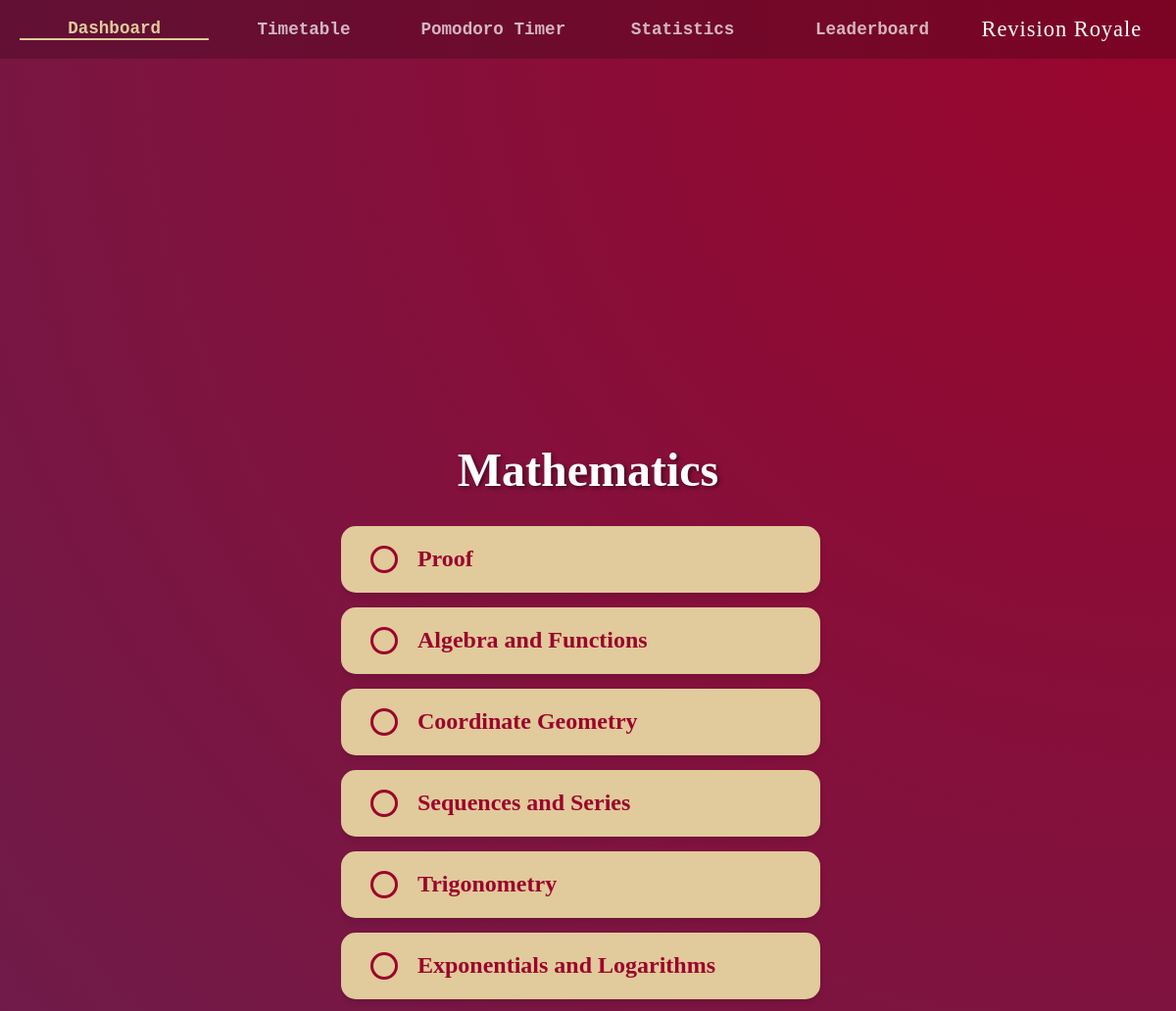
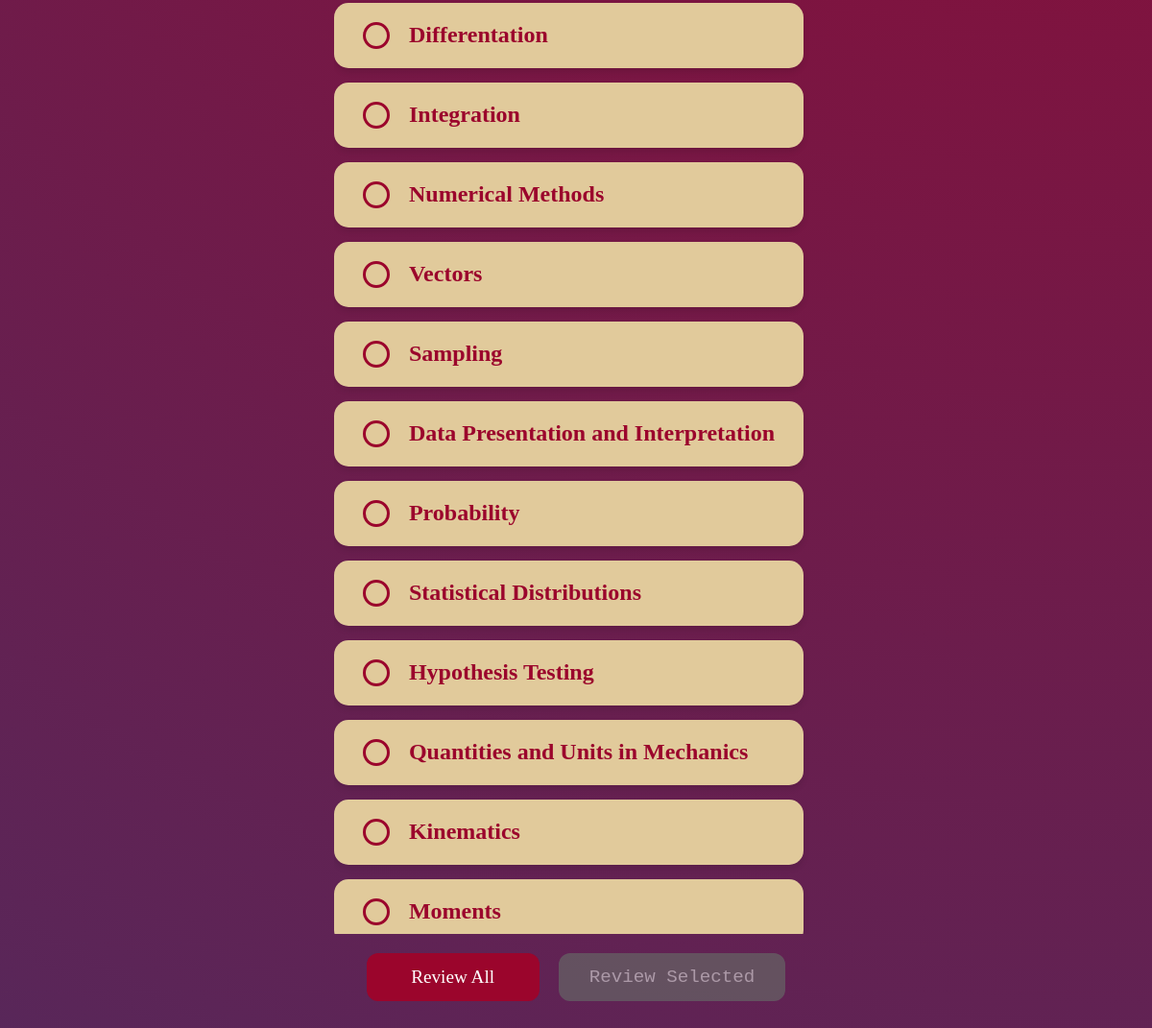
/deck_selection?SubjectID=3, run on the app's committed database (2 pictures, top to bottom).
### tables this page shows
CREATE TABLE Subjects
(SubjectID INTEGER PRIMARY KEY AUTOINCREMENT,
SubjectName TEXT,
ExamBoard TEXT,
TimeSpent INTEGER,
LastReviewed INTEGER,
Priority REAL,
Username TEXT,
FOREIGN KEY(Username) REFERENCES Users(Username));

CREATE TABLE Decks
(DeckID INTEGER PRIMARY KEY AUTOINCREMENT,
DeckName TEXT,
Username TEXT,
SubjectID TEXT,
FOREIGN KEY(Username) REFERENCES Users(Username),
FOREIGN KEY(SubjectID) REFERENCES Subjects(SubjectID));

### app.py (the view)
@app.route("/deck_selection", methods=["GET"])
def DeckSelectionPage():
    AuthHandling(session)
    Subject = ProgramDatabase.GetRecord("Subjects", AttributeValue("SubjectID", "INTEGER", request.args.get('SubjectID')))
    Subject.ChangeAttribute("LastReviewed", int(time.time()))
    ProgramDatabase.SaveRecord(Subject)
    Decks = ProgramDatabase.GetAllRecords("Decks", AttributeValue("SubjectID", "INTEGER", Subject.GetPrimaryKey().Value))
    DecksData = []
    for Deck in Decks:
        DecksData.append(Deck.ConvertToDictionary())
    return render_template("authenticated/subjects/deck_selection.html", ActivePage="dashboard", SubjectName=Subject.GetAttribute('SubjectName').Value, DecksData=DecksData)

### app.py (called while the page is built, shortened)
def AuthHandling(Session):
    global CurrentUser
    if "user" not in Session:
        return redirect("/login")

### modules.py (called while the page is built)
def GetAttributeValueFromList(Attributes: list[AttributeValue], Name: str) -> AttributeValue:
    for Attribute in Attributes:
        if Attribute.Name == Name:
            return Attribute
    return None

    def IsEmpty(self) -> bool:
        return (self.TableName == "" or self.PrimaryKey == None)

    def GetTableName(self) -> str:
        return self.TableName

    def GetPrimaryKey(self) -> AttributeValue:
        return self.PrimaryKey

    def GetAttributes(self) -> list[AttributeValue]:
        return self.Attributes

    def ChangeAttribute(self, Name: str, Value: any) -> None:
        CurrentAttributes: list[AttributeValue] = self.Attributes
        if Name == self.PrimaryKey.Name:
            return
        for Attribute in CurrentAttributes:
            if Attribute.Name == Name:
                Attribute.Value = Value
        self.Attributes = CurrentAttributes

    def GetAttribute(self, Name: str) -> AttributeValue:
        return GetAttributeValueFromList(self.Attributes, Name)

    def ConvertToDictionary(self) -> dict:
        ReturnDictionary = {}
        for Attribute in self.GetAttributes():
            ReturnDictionary[Attribute.Name] = Attribute.Value
        ReturnDictionary[self.PrimaryKey.Name] = self.PrimaryKey.Value
        return ReturnDictionary

### templates/authenticated/subjects/deck_selection.html (shortened to what this page needs)
{% extends "authenticated/authenticated_base.html" %}
{% block app_content %}
<div class="selection-container">
    <h1 class="page-title">{{ SubjectName }}</h1>
    <div class="deck-list-container">
        {% if DecksData %}
            {% for Deck in DecksData %}
            <div class="deck-card">
                <div class="selection-circle" data-id="{{ Deck['DeckID']}}" onclick="ToggleSelection(this)"></div>
                <a href="/flashcard_selection?DeckID={{Deck['DeckID']}}" class="deck-card-link">
                    <div class="subject-info">
                        <h2 class="subject-name">{{ Deck['DeckName'] }}</h2>
                    </div>
                </a>
            </div>
            {% endfor %}
        {% endif %}
    </div>
    <div class="review-actions">
        <button class="btn" id="btn-review-all" onclick="ReviewAll()">Review All</button>
        <button class="btn disabled-btn" id="btn-review-selected" onclick="ReviewSelected()">Review Selected</button>
    </div>
</div>
{% endblock %}

### static/style.css (style rules this page uses)
* { margin: 0; padding: 0; box-sizing: border-box; }
body { height: 100vh; display: flex; justify-content: center; align-items: center; color: white; font-family: 'Courier New', Courier, monospace; background: radial-gradient(circle at top right, #9b052cff, #502b5fff); text-align: center; }
h1 { font-family: 'Royale', 'Courier New', serif; font-size: 5rem; margin-bottom: 5px; }
.btn { background-color: #9b052cff; color: white; padding: 12px 30px; border: none; border-radius: 12px; font-family: 'Consolas', serif; font-size: 1.2rem; cursor: pointer; text-decoration: none; transition: transform 0.2s, background 0.2s; min-width: 180px; text-align: center; }
.page-title { font-family: 'Consolas', serif; font-size: 3rem; margin-bottom: 30px; text-shadow: 2px 2px 4px rgba(0,0,0,0.5); }
.subject-info { display: flex; align-items: center; gap: 15px; }
.subject-name { font-family: 'Consolas', serif; font-size: 1.5rem; color: #9b052cff; margin-bottom: 0; margin-right: 0; }
.deck-list-container { width: 100%; max-height: 60vh; overflow-y: auto; padding-right: 15px; scrollbar-width: thin; scrollbar-color: #e1ca9bff #9b052cff; }
.deck-card { background-color: #e1ca9bff; padding: 20px 30px; border-radius: 15px; margin-bottom: 15px; display: flex; align-items: center; gap: 20px; box-shadow: 0 4px 6px rgba(0,0,0,0.1); transition: transform 0.2s; }
.deck-card-link { text-decoration: none; }
.selection-circle { width: 28px; height: 28px; border-radius: 50%; border: 3px solid #9b052cff; background-color: transparent; cursor: pointer; transition: background-color 0.2s, transform 0.1s; flex-shrink: 0; }
.review-actions { display: flex; justify-content: center; gap: 20px; margin-top: 20px; width: 100%; }
.disabled-btn { background-color: #666; color: #ccc; border: 2px solid #666; cursor: not-allowed; opacity: 0.7; padding: 12px 30px; border-radius: 12px; font-size: 1.2rem; font-family: inherit; min-width: 180px; }

### data on the page
Subjects: SubjectName "Mathematics"
Decks: DeckName "Proof"
Decks: DeckName "Algebra and Functions"
Decks: DeckName "Coordinate Geometry"
Decks: DeckName "Sequences and Series"
Decks: DeckName "Trigonometry"
Decks: DeckName "Exponentials and Logarithms"
Decks: DeckName "Differentation"
Decks: DeckName "Integration"
Decks: DeckName "Numerical Methods"
Decks: DeckName "Vectors"
Decks: DeckName "Sampling"
Decks: DeckName "Data Presentation and Interpretation"
Decks: DeckName "Probability"
Decks: DeckName "Statistical Distributions"
Decks: DeckName "Hypothesis Testing"
Decks: DeckName "Quantities and Units in Mechanics"
Decks: DeckName "Kinematics"
Decks: DeckName "Moments"
